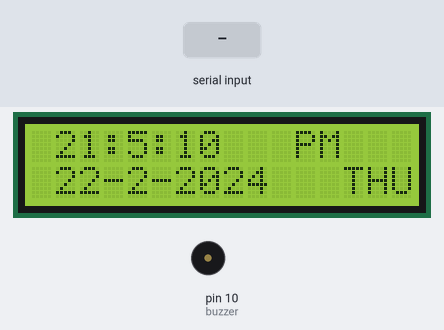
A sketch run on a simulated Arduino Uno, built with avr-gcc and run on an emulated ATmega328P. Shown: 16×2 character LCD, buzzer (waves = sounding, pin HIGH). The inputs (shaded band) are chosen by the test bench. The local clock reads 2024-03-15 10:24:30 at power-on unless the sketch sets it; what the sketch prints to the serial monitor is not drawn.

Above: at 0.2 s.
At 1.2 s:
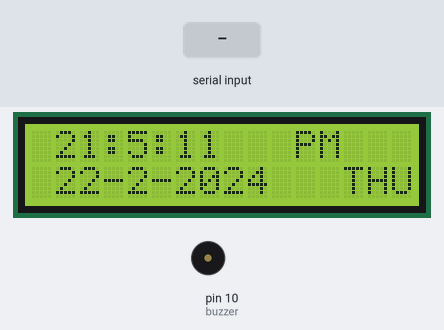
1.3 s: "Date: \n" received over the second serial link
At 2.5 s:
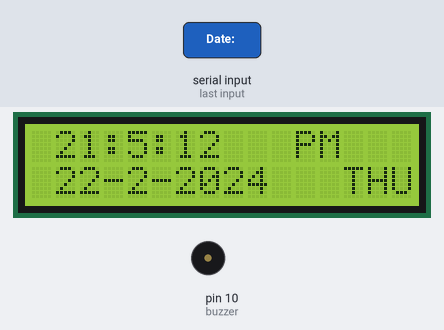
3.5 s: " Time: \n" received over the second serial link
6.5 s: "-\n" received over the second serial link
Timing chart, 0 to 9.5 s (numbered marks = the images above; inputs shaded):
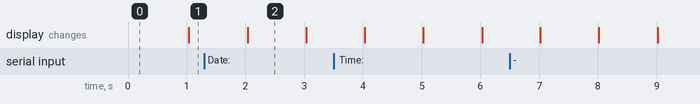

The sketch:

sketch_jun7a.ino
```cpp
#include <Wire.h>
#include <I2C_RTC.h>
#include <LiquidCrystal_I2C.h>
#include <SoftwareSerial.h>

static DS3231 RTC;
LiquidCrystal_I2C lcd(0x27, A4, A5); // Creates an LC object. Parameters: (rs, enable, d4, d5, d6, d7)
SoftwareSerial ArduinoUno(2, 3);
int buzzer = 10;
int receivedYear;
int receivedMonth;
int receivedDay;
int receivedHour;
int receivedMinute;
int year, day, month, hour, minute;

void setup() {
    Serial.begin(9600);
    ArduinoUno.begin(9600);
    // Buzzer
    pinMode(buzzer, OUTPUT);
    RTC.begin();
    lcd.begin(16, 2);

    RTC.setHourMode(CLOCK_H24);
    RTC.setDay(22);
    RTC.setMonth(2);
    RTC.setYear(2024);
    RTC.setHours(21);
    RTC.setMinutes(5);
    RTC.setSeconds(10);
    RTC.setWeek(5);
    lcd.backlight();

}

void loop() {

    if (ArduinoUno.available()) {
        String dateTime = ArduinoUno.readStringUntil('\n');
        Serial.print("Received Date and Time: ");
        Serial.println(dateTime);

        parseDateTime(dateTime);

        // Print parsed values for verification
        Serial.print("Received Year: ");
        Serial.println(receivedYear);
        Serial.print("Received Month: ");
        Serial.println(receivedMonth);
        Serial.print("Received Day: ");
        Serial.println(receivedDay);
        Serial.print("Received Hour: ");
        Serial.println(receivedHour);
        Serial.print("Received Minute: ");
        Serial.println(receivedMinute);

        // Check conditions and perform actions
        checkAndAct();
    }

    // Other operations as needed
    switch (RTC.getWeek()) {
        case 1: displayDayOfWeek("SUN"); break;
        case 2: displayDayOfWeek("MON"); break;
        case 3: displayDayOfWeek("TUE"); break;
        case 4: displayDayOfWeek("WED"); break;
        case 5: displayDayOfWeek("THU"); break;
        case 6: displayDayOfWeek("FRI"); break;
        case 7: displayDayOfWeek("SAT"); break;
    }

    day = RTC.getDay();
    month = RTC.getMonth();
    year = RTC.getYear();
    hour = RTC.getHours();
    minute = RTC.getMinutes();

    displayDateTime();

    if ((receivedYear == year) && (receivedMonth == month) && (receivedDay == day) &&
        (receivedHour == hour) && (receivedMinute == minute)) {
        activateBuzzer();
    }

    displayMeridiem(hour);
}

void parseDateTime(String dateTime) {
    int dateIndex = dateTime.indexOf("Date: ");
    int timeIndex = dateTime.indexOf(" Time: ");

    if (dateIndex != -1 && timeIndex != -1) {
        // Extract and trim date
        String receivedDate = dateTime.substring(dateIndex + 6, timeIndex);
        receivedDate.trim();

        // Extract and trim time
        String receivedTime = dateTime.substring(timeIndex + 7);
        receivedTime.trim();

        // Parse year, month, day from date string
        sscanf(receivedDate.c_str(), "%d-%d-%d", &receivedYear, &receivedMonth, &receivedDay);

        // Handle single-digit day and month (if applicable)
        if (receivedMonth > 0 && receivedMonth < 10 && receivedDate.charAt(6) == '-') {
            receivedMonth = receivedDate.substring(5, 6).toInt();
        }
        if (receivedDay > 0 && receivedDay < 10 && receivedDate.charAt(8) == '-') {
            receivedDay = receivedDate.substring(7, 8).toInt();
        }

        // Parse hour and minute from time string
        sscanf(receivedTime.c_str(), "%d:%d", &receivedHour, &receivedMinute);

        // Handle single-digit hour and minute (if applicable)
        if (receivedHour >= 0 && receivedHour < 10 && receivedTime.charAt(1) == ':') {
            receivedHour = receivedTime.substring(0, 1).toInt();
        }
        if (receivedMinute >= 0 && receivedMinute < 10 && receivedTime.charAt(4) == ':') {
            receivedMinute = receivedTime.substring(3, 4).toInt();
        }
    }
}


void checkAndAct() {
    // Implement your logic here based on receivedYear, receivedMonth, receivedDay, receivedHour, receivedMinute
    // Example: Activate buzzer if time matches
    if ((receivedYear == year) && (receivedMonth == month) && (receivedDay == day) &&
        (receivedHour == hour) && (receivedMinute == minute)) {
        activateBuzzer();
    }
}

void displayDayOfWeek(String day) {
    Serial.print(day);
    lcd.setCursor(13, 1);
    lcd.print(day);
}

void displayDateTime() {
    Serial.print(day);
    Serial.print("-");
    Serial.print(month);
    Serial.print("-");
    Serial.print(year);
    Serial.print(" ");
    Serial.print(hour);
    Serial.print(":");
    Serial.print(minute);
    Serial.print(":");
    Serial.print(RTC.getSeconds());
    Serial.print(" \n");

    lcd.setCursor(0, 1);
    lcd.print(" ");
    lcd.print(day);
    lcd.print("-");
    lcd.print(month);
    lcd.print("-");
    lcd.print(year);
    lcd.setCursor(0, 0);
    lcd.print(" ");
    lcd.print(hour);
    lcd.print(":");
    lcd.print(minute);
    lcd.print(":");
    lcd.print(RTC.getSeconds());
    lcd.print(" ");
    lcd.print(" ");
}

void activateBuzzer() {

    for (int i = 0; i < 10; i++) {
        digitalWrite(buzzer, HIGH);
        delayMicroseconds(10000);
        digitalWrite(buzzer, LOW);
        delayMicroseconds(10000);
    }
}

void displayMeridiem(int hour) {
    if (hour > 12) {
        lcd.setCursor(11, 0);
        lcd.print("PM");
    } else {
        lcd.setCursor(11, 0);
        lcd.print("AM");
    }
}
```

Measured:
- what the display in image 2 shows lasts 1.0 s, from 2.0 s to 3.0 s
